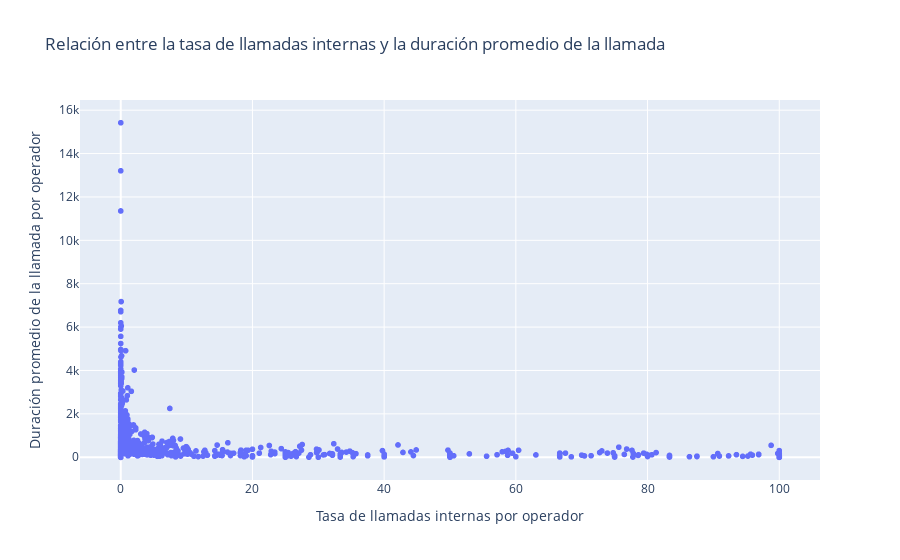

Write notebook code for a chart like this one.
### Code cell
# se crea un gráfico de dispersión para visualizar la relación
fig11 = px.scatter(x= inter_calls_per_operator['pct_calls_internal'], 
                 y= avg_call_duration_per_operator['avg_call_duration'],
                 labels={
                     'x': "Tasa de llamadas internas por operador",
                     'y': "Duración promedio de la llamada por operador"
                 },
                 title="Relación entre la tasa de llamadas internas y la duración promedio de la llamada"
                 )
fig11.show()

### Figure 1 — Plotly figure (JSON) as saved in the notebook; plotly's stock layout.template omitted (floating-point values rounded to 4 significant figures; data arrays with more than 128 entries replaced by an {"elided": "..."} marker saying what was removed)
{"data": [{"hovertemplate": "Tasa de llamadas internas por operador=%{x}<br>Duración promedio de la llamada por operador=%{y}<extra></extra>", "legendgroup": "", "marker": {"color": "#636efa", "symbol": "circle"}, "mode": "markers", "name": "", "showlegend": false, "type": "scattergl", "x": {"elided": "1093 float values"}, "xaxis": "x", "y": {"elided": "1093 float values"}, "yaxis": "y"}], "layout": {"legend": {"tracegroupgap": 0}, "title": {"text": "Relación entre la tasa de llamadas internas y la duración promedio de la llamada"}, "xaxis": {"anchor": "y", "domain": [0, 1], "title": {"text": "Tasa de llamadas internas por operador"}}, "yaxis": {"anchor": "x", "domain": [0, 1], "title": {"text": "Duración promedio de la llamada por operador"}}}}
